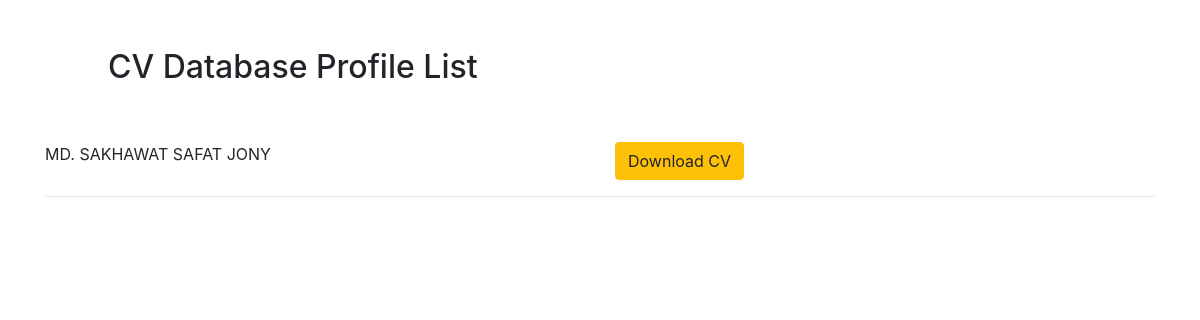
The page /list/ on the database as committed earlier.
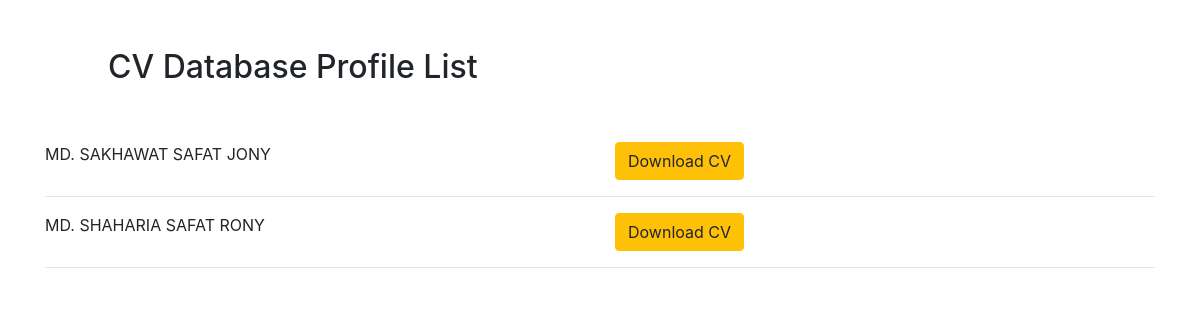
The same page on the database as committed later.
### pdf/models.py (models this page shows)
class Profile(models.Model):
    name = models.CharField(max_length=200)
    email = models.CharField(max_length=200)
    phone = models.CharField(max_length=200)
    summary = models.TextField(max_length=200)
    degree = models.CharField(max_length=200)
    school = models.CharField(max_length=200)
    university = models.CharField(max_length=200)
    previous_work = models.TextField(max_length=1000)
    skill = models.TextField(max_length=1000)

### pdf/views.py (the view)
# urls.py: path('list/', views.list, name="list"),
def list(request):
    profile = Profile.objects.all()
    return render(request, 'pdf/list.html', {'profile': profile})

### pdf/templates/pdf/list.html (shortened to what this page needs)
<!DOCTYPE html>
<html lang="en">
<head>
    <link rel="stylesheet" href="https://cdn.jsdelivr.net/npm/bootstrap@4.1.3/dist/css/bootstrap.min.css"
>
</head>
<body>
<div class="container">
    <div class="row m-5">
        <div class="col-md-12">
            <h2> CV Database Profile List</h2>
        </div>
    </div>
    {% for profile in profile %}
        <div class="row">
            <div class="col-md-6">
                {{ profile.name }}
            </div>
            <div class="col-md-6">
                <a href="/{{ profile.id }}" class="btn btn-warning">Download CV</a>
            </div>
        </div>
        <hr>
    {% endfor %}
</div>
</body>
</html>

Rows that differ between the two databases and show on the page:
added Profile: name "MD. SHAHARIA SAFAT RONY"
